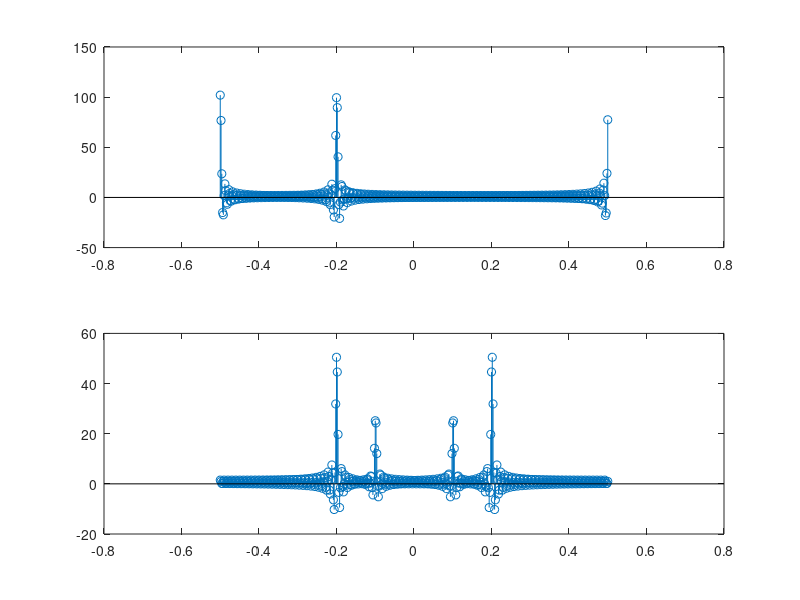

Write MATLAB code to recreate this figure. (Note: this script raises an error after producing the figure.)
%% A 

x_1 = @(n) exp(j*2*pi*30/10 .* n) + exp(j*2*pi*33/10 .* n);
x_2 = @(n) cos(2*pi*30/100 .* n) + .5*cos(2*pi*40/100 .* n);

%% A1

N  = 10;
n = 0:N;

x1 = x_1(n);
x2 = x_2(n);

X1 = fft(x1);
X2 = fft(x2);

fr = -1/2:1/N:1/2;

subplot(2,1,1);
stem(fr, X1);

subplot(2,1,2);
stem(fr, X2);

%% A2

N = 500;
x1 = [x_1(n), zeros(1,N-10)];
x2 = [x_2(n), zeros(1,N-10)];

X1 = fft(x1);
X2 = fft(x2);

fr = -1/2:1/N:1/2;

subplot(2,1,1);
stem(fr, X1);

subplot(2,1,2);
stem(fr, X2);

%% A3

N = 100;
n = 0:N;
x1 = x_1(n);
x2 = x_2(n);

X1 = fft(x1);
X2 = fft(x2);

fr = -1/2:1/N:1/2;

subplot(2,1,1);
stem(fr, X1);

subplot(2,1,2);
stem(fr, X2);

%% A4

N = 500;
n = 0:100;
x1 = [x_1(n), zeros(1,N-100)];
x2 = [x_2(n), zeros(1,N-100)];

X1 = fft(x1);
X2 = fft(x2);

fr = -1/2:1/N:1/2;

subplot(2,1,1);
stem(fr, X1);

subplot(2,1,2);
stem(fr, X2);

%% B

T0 = 1 % duration
T = 1 % sampling
N0 = T0/T; % numbers of samples

%% B1
load chirp.mat
filename = 'chirp.wav';
audiowrite(filename, y, Fs);
clear y Fs;

[y, Fs] = audioread('chirp.wav');

T = 1/Fs;
N0 = length(Fs);
T0 = N0 * T;

%% B2

subplot(1,1,1);
stem(y);

%% B3

Y = fft(y);

%% B4

n = 1:2:T0;
T = 1/(Fs/2);
N0 = length(y)/2;
T0 = No * T;

y1 = y(n);

%% B5

stem(y1);

%% B6

Y1 = fft(y1);

%% B7

%% B8

%% C

load chirp.mat
filename = 'chirp.wav';
audiowrite(filename, y, Fs);
clear y Fs;

[y, Fs] = audioread('chirp.wav');

T = 1/Fs;
N0 = length(Fs);
T0 = N0 * T;

Y = fft(y);

%% C1 

u = @(n) (n>=1);
F1 = @(n) u(n) - u(n-2000);

w = 0:T0;

X1 = F1(w) .* Y;

%% C2

%% C3

F2 = @(n) 1 - (u(n-16) - u(n-256));

X2 = F2(w) .* Y;

%% C4

F3 = @(n) 1 - (u(n-16) - u(n-256));

X3 = F3(w) .* Y;

%% C5